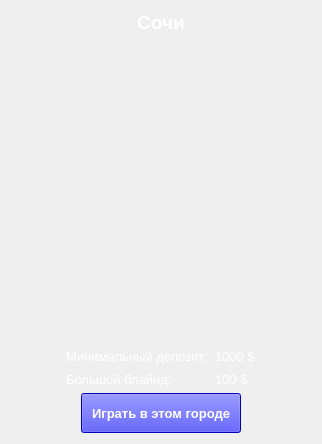
     <widget class="QWidget" name="page">
      <layout class="QVBoxLayout" name="verticalLayout_6">
       <item>
        <layout class="QVBoxLayout" name="verticalLayout_2">
         <item>
          <widget class="QLabel" name="label_32">
           <property name="palette">
            <palette>
             <active>
              <colorrole role="WindowText">
               <brush brushstyle="SolidPattern">
                <color alpha="255">
                 <red>255</red>
                 <green>255</green>
                 <blue>255</blue>
                </color>
               </brush>
              </colorrole>
             </active>
             <inactive>
              <colorrole role="WindowText">
               <brush brushstyle="SolidPattern">
                <color alpha="255">
                 <red>255</red>
                 <green>255</green>
                 <blue>255</blue>
                </color>
               </brush>
              </colorrole>
             </inactive>
             <disabled>
              <colorrole role="WindowText">
               <brush brushstyle="SolidPattern">
                <color alpha="255">
                 <red>120</red>
                 <green>120</green>
                 <blue>120</blue>
                </color>
               </brush>
              </colorrole>
             </disabled>
            </palette>
           </property>
           <property name="font">
            <font>
             <pointsize>14</pointsize>
             <weight>75</weight>
             <bold>true</bold>
            </font>
           </property>
           <property name="text">
            <string>Сочи</string>
           </property>
           <property name="alignment">
            <set>Qt::AlignCenter</set>
           </property>
          </widget>
         </item>
         <item>
          <layout class="QHBoxLayout" name="horizontalLayout_2">
           <item>
            <widget class="QLabel" name="sochiImage">
             <property name="sizePolicy">
              <sizepolicy hsizetype="Preferred" vsizetype="Preferred">
               <horstretch>0</horstretch>
               <verstretch>0</verstretch>
              </sizepolicy>
             </property>
             <property name="minimumSize">
              <size>
               <width>300</width>
               <height>300</height>
              </size>
             </property>
             <property name="maximumSize">
              <size>
               <width>16777215</width>
               <height>300</height>
              </size>
             </property>
             <property name="text">
              <string/>
             </property>
             <property name="scaledContents">
              <bool>true</bool>
             </property>
             <property name="alignment">
              <set>Qt::AlignCenter</set>
             </property>
            </widget>
           </item>
          </layout>
         </item>
         <item>
          <layout class="QGridLayout" name="gridLayout_3">
           <item row="0" column="4">
            <spacer name="horizontalSpacer_4">
             <property name="orientation">
              <enum>Qt::Horizontal</enum>
             </property>
             <property name="sizeHint" stdset="0">
              <size>
               <width>40</width>
               <height>20</height>
              </size>
             </property>
            </spacer>
           </item>
           <item row="0" column="1">
            <spacer name="horizontalSpacer_3">
             <property name="orientation">
              <enum>Qt::Horizontal</enum>
             </property>
             <property name="sizeHint" stdset="0">
              <size>
               <width>40</width>
               <height>20</height>
              </size>
             </property>
            </spacer>
           </item>
           <item row="1" column="3">
            <widget class="QLabel" name="label_10">
             <property name="palette">
              <palette>
               <active>
                <colorrole role="WindowText">
                 <brush brushstyle="SolidPattern">
                  <color alpha="255">
                   <red>255</red>
                   <green>255</green>
                   <blue>255</blue>
                  </color>
                 </brush>
                </colorrole>
               </active>
               <inactive>
                <colorrole role="WindowText">
                 <brush brushstyle="SolidPattern">
                  <color alpha="255">
                   <red>255</red>
                   <green>255</green>
                   <blue>255</blue>
                  </color>
                 </brush>
                </colorrole>
               </inactive>
               <disabled>
                <colorrole role="WindowText">
                 <brush brushstyle="SolidPattern">
                  <color alpha="255">
                   <red>120</red>
                   <green>120</green>
                   <blue>120</blue>
                  </color>
                 </brush>
                </colorrole>
               </disabled>
              </palette>
             </property>
             <property name="font">
              <font>
               <pointsize>10</pointsize>
              </font>
             </property>
             <property name="text">
              <string>100 $</string>
             </property>
            </widget>
           </item>
           <item row="0" column="2">
            <widget class="QLabel" name="label_7">
             <property name="palette">
              <palette>
               <active>
                <colorrole role="WindowText">
                 <brush brushstyle="SolidPattern">
                  <color alpha="255">
                   <red>255</red>
                   <green>255</green>
                   <blue>255</blue>
                  </color>
                 </brush>
                </colorrole>
               </active>
               <inactive>
                <colorrole role="WindowText">
                 <brush brushstyle="SolidPattern">
                  <color alpha="255">
                   <red>255</red>
                   <green>255</green>
                   <blue>255</blue>
                  </color>
                 </brush>
                </colorrole>
               </inactive>
               <disabled>
                <colorrole role="WindowText">
                 <brush brushstyle="SolidPattern">
                  <color alpha="255">
                   <red>120</red>
                   <green>120</green>
                   <blue>120</blue>
                  </color>
                 </brush>
                </colorrole>
               </disabled>
              </palette>
             </property>
             <property name="font">
              <font>
               <pointsize>10</pointsize>
              </font>
             </property>
             <property name="text">
              <string>Минимальный депозит:</string>
             </property>
            </widget>
           </item>
           <item row="0" column="3">
            <widget class="QLabel" name="label_9">
             <property name="palette">
              <palette>
               <active>
                <colorrole role="WindowText">
                 <brush brushstyle="SolidPattern">
                  <color alpha="255">
                   <red>255</red>
                   <green>255</green>
                   <blue>255</blue>
                  </color>
                 </brush>
                </colorrole>
               </active>
               <inactive>
                <colorrole role="WindowText">
                 <brush brushstyle="SolidPattern">
                  <color alpha="255">
                   <red>255</red>
                   <green>255</green>
                   <blue>255</blue>
                  </color>
                 </brush>
                </colorrole>
               </inactive>
               <disabled>
                <colorrole role="WindowText">
                 <brush brushstyle="SolidPattern">
                  <color alpha="255">
                   <red>120</red>
                   <green>120</green>
                   <blue>120</blue>
                  </color>
                 </brush>
                </colorrole>
               </disabled>
              </palette>
             </property>
             <property name="font">
              <font>
               <pointsize>10</pointsize>
              </font>
             </property>
             <property name="text">
              <string>1000 $</string>
             </property>
            </widget>
           </item>
           <item row="1" column="2">
            <widget class="QLabel" name="label_8">
             <property name="palette">
              <palette>
               <active>
                <colorrole role="WindowText">
                 <brush brushstyle="SolidPattern">
                  <color alpha="255">
                   <red>255</red>
                   <green>255</green>
                   <blue>255</blue>
                  </color>
                 </brush>
                </colorrole>
               </active>
               <inactive>
                <colorrole role="WindowText">
                 <brush brushstyle="SolidPattern">
                  <color alpha="255">
                   <red>255</red>
                   <green>255</green>
                   <blue>255</blue>
                  </color>
                 </brush>
                </colorrole>
               </inactive>
               <disabled>
                <colorrole role="WindowText">
                 <brush brushstyle="SolidPattern">
                  <color alpha="255">
                   <red>120</red>
                   <green>120</green>
                   <blue>120</blue>
                  </color>
                 </brush>
                </colorrole>
               </disabled>
              </palette>
             </property>
             <property name="font">
              <font>
               <pointsize>10</pointsize>
              </font>
             </property>
             <property name="text">
              <string>Большой блайнд:</string>
             </property>
            </widget>
           </item>
          </layout>
         </item>
         <item>
          <layout class="QHBoxLayout" name="horizontalLayout_3">
           <item>
            <spacer name="horizontalSpacer">
             <property name="orientation">
              <enum>Qt::Horizontal</enum>
             </property>
             <property name="sizeHint" stdset="0">
              <size>
               <width>40</width>
               <height>20</height>
              </size>
             </property>
            </spacer>
           </item>
           <item>
            <widget class="QPushButton" name="startSochi_btn">
             <property name="sizePolicy">
              <sizepolicy hsizetype="Fixed" vsizetype="Fixed">
               <horstretch>0</horstretch>
               <verstretch>0</verstretch>
              </sizepolicy>
             </property>
             <property name="minimumSize">
              <size>
               <width>160</width>
               <height>40</height>
              </size>
             </property>
             <property name="maximumSize">
              <size>
               <width>160</width>
               <height>40</height>
              </size>
             </property>
             <property name="palette">
              <palette>
               <active>
                <colorrole role="WindowText">
                 <brush brushstyle="SolidPattern">
                  <color alpha="255">
                   <red>255</red>
                   <green>255</green>
                   <blue>255</blue>
                  </color>
                 </brush>
                </colorrole>
                <colorrole role="Button">
                 <brush brushstyle="SolidPattern">
                  <color alpha="255">
                   <red>0</red>
                   <green>0</green>
                   <blue>255</blue>
                  </color>
                 </brush>
                </colorrole>
                <colorrole role="ButtonText">
                 <brush brushstyle="SolidPattern">
                  <color alpha="255">
                   <red>255</red>
                   <green>255</green>
                   <blue>255</blue>
                  </color>
                 </brush>
                </colorrole>
                <colorrole role="Base">
                 <brush brushstyle="SolidPattern">
                  <color alpha="255">
                   <red>0</red>
                   <green>0</green>
                   <blue>255</blue>
                  </color>
                 </brush>
                </colorrole>
                <colorrole role="Window">
                 <brush brushstyle="SolidPattern">
                  <color alpha="255">
                   <red>0</red>
                   <green>0</green>
                   <blue>255</blue>
                  </color>
                 </brush>
                </colorrole>
               </active>
               <inactive>
                <colorrole role="WindowText">
                 <brush brushstyle="SolidPattern">
                  <color alpha="255">
                   <red>255</red>
                   <green>255</green>
                   <blue>255</blue>
                  </color>
                 </brush>
                </colorrole>
                <colorrole role="Button">
                 <brush brushstyle="SolidPattern">
                  <color alpha="255">
                   <red>0</red>
                   <green>0</green>
                   <blue>255</blue>
                  </color>
                 </brush>
                </colorrole>
                <colorrole role="ButtonText">
                 <brush brushstyle="SolidPattern">
                  <color alpha="255">
                   <red>255</red>
                   <green>255</green>
                   <blue>255</blue>
                  </color>
                 </brush>
                </colorrole>
                <colorrole role="Base">
                 <brush brushstyle="SolidPattern">
                  <color alpha="255">
                   <red>0</red>
                   <green>0</green>
                   <blue>255</blue>
                  </color>
                 </brush>
                </colorrole>
                <colorrole role="Window">
                 <brush brushstyle="SolidPattern">
                  <color alpha="255">
                   <red>0</red>
                   <green>0</green>
                   <blue>255</blue>
                  </color>
                 </brush>
                </colorrole>
               </inactive>
               <disabled>
                <colorrole role="WindowText">
                 <brush brushstyle="SolidPattern">
                  <color alpha="255">
                   <red>120</red>
                   <green>120</green>
                   <blue>120</blue>
                  </color>
                 </brush>
                </colorrole>
                <colorrole role="Button">
                 <brush brushstyle="SolidPattern">
                  <color alpha="255">
                   <red>0</red>
                   <green>0</green>
                   <blue>255</blue>
                  </color>
                 </brush>
                </colorrole>
                <colorrole role="ButtonText">
                 <brush brushstyle="SolidPattern">
                  <color alpha="255">
                   <red>120</red>
                   <green>120</green>
                   <blue>120</blue>
                  </color>
                 </brush>
                </colorrole>
                <colorrole role="Base">
                 <brush brushstyle="SolidPattern">
                  <color alpha="255">
                   <red>0</red>
                   <green>0</green>
                   <blue>255</blue>
                  </color>
                 </brush>
                </colorrole>
                <colorrole role="Window">
                 <brush brushstyle="SolidPattern">
                  <color alpha="255">
                   <red>0</red>
                   <green>0</green>
                   <blue>255</blue>
                  </color>
                 </brush>
                </colorrole>
               </disabled>
              </palette>
             </property>
             <property name="font">
              <font>
               <pointsize>10</pointsize>
               <weight>75</weight>
               <bold>true</bold>
              </font>
             </property>
             <property name="styleSheet">
              <string notr="true">background-color: rgb(0, 0, 255);</string>
             </property>
             <property name="text">
              <string>Играть в этом городе</string>
             </property>
            </widget>
           </item>
           <item>
            <spacer name="horizontalSpacer_2">
             <property name="orientation">
              <enum>Qt::Horizontal</enum>
             </property>
             <property name="sizeHint" stdset="0">
              <size>
               <width>40</width>
               <height>20</height>
              </size>
             </property>
            </spacer>
           </item>
          </layout>
         </item>
        </layout>
       </item>
      </layout>
     </widget>
